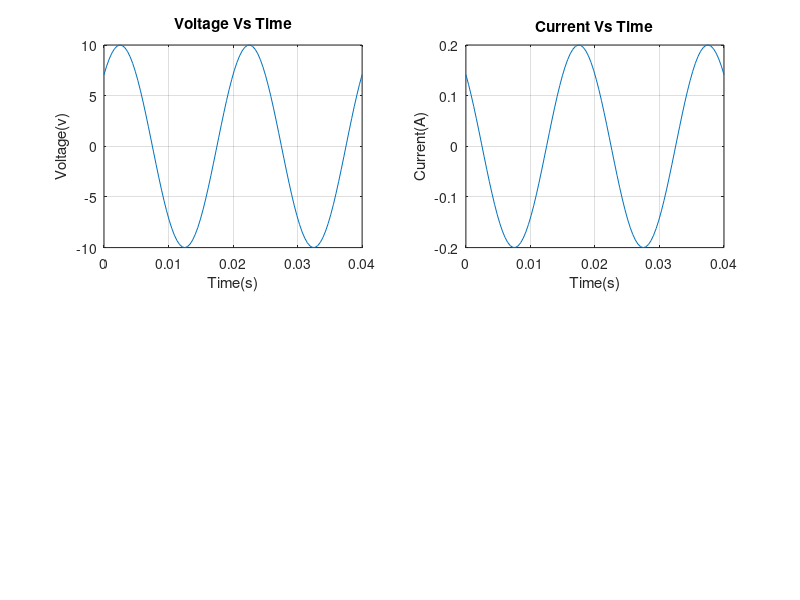

MATLAB code to generate this figure:
clc;
close all;
clear;
f=50;
T=1/f;
rad45=45*(pi/180);
rad135=135*(pi/180);

t=linspace(0,2*T,100);
v=10*sin((100*pi*t)+rad45);
i=0.2*sin((100*pi*t)+rad135);
subplot(2,2,1);
plot(t,v);
xlabel('Time(s)');
ylabel ('Voltage(v)');
title('Voltage Vs Time');
grid on;
subplot(2,2,2);
plot(t,i);
xlabel('Time(s)');
ylabel ('Current(A)');
title('Current Vs Time');
grid on;
